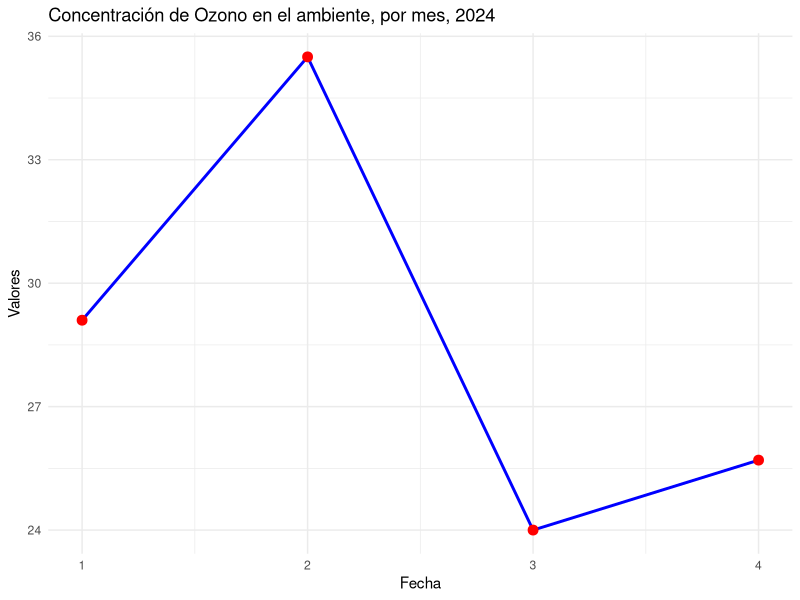
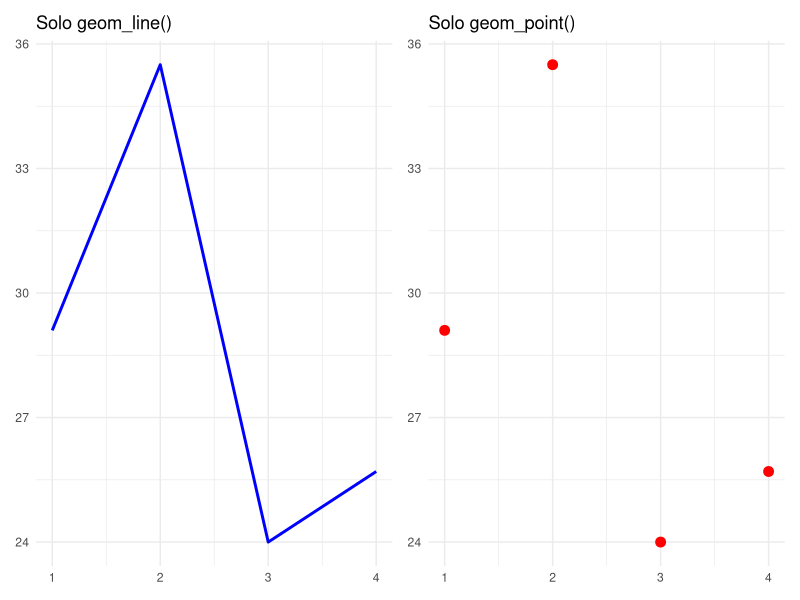
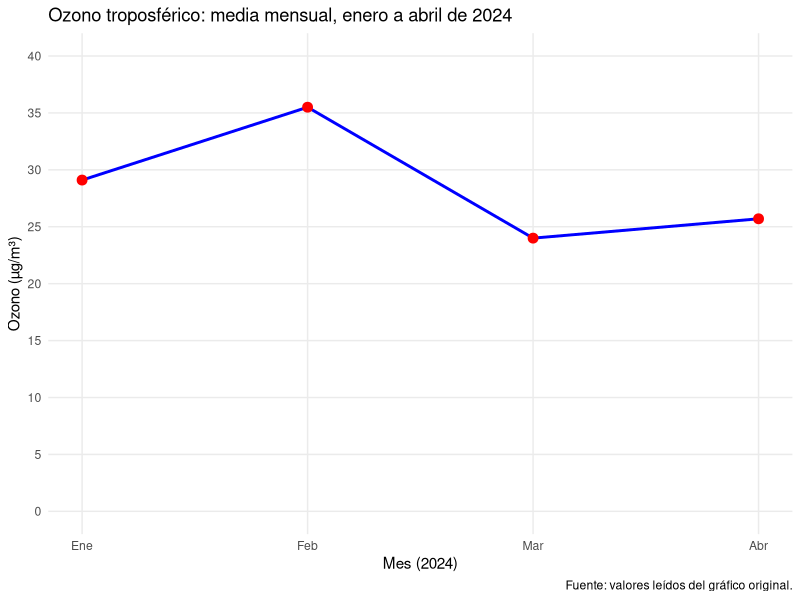

Reproduce these figures in R, in order.
# =============================================================================
# Figuras de la primera parte del teórico "Las partes de un gráfico" (ggplot2)
# Valores de ozono leídos del gráfico original (media mensual, ene–abr 2024).
# Genera: partida.png, geometria.png, corregida.png en clases/clase9/imagenes
# =============================================================================
library(tidyverse)
library(patchwork)

dir.create(here::here("clases/clase9/imagenes"), showWarnings = FALSE, recursive = TRUE)
guardar <- function(p, nombre, ancho = 8, alto = 5) {
  ggsave(here::here("clases/clase9/imagenes", nombre), p,
         width = ancho, height = alto, dpi = 300, bg = "white")
}

ozono_mes <- tibble(
  mes          = 1:4,
  o3_medio_mes = c(29.1, 35.5, 24.0, 25.7)
)

# --- El gráfico del que partimos (código de la clase 7, sección 4.2) ---------
p_partida <- ozono_mes %>%
  ggplot(aes(x = mes, y = o3_medio_mes)) +
  geom_line(color = "blue", linewidth = 1) +
  geom_point(color = "red", size = 3) +
  theme_minimal() +
  labs(title = "Concentración de Ozono en el ambiente, por mes, 2024",
       x = "Fecha", y = "Valores")
guardar(p_partida, "partida.png")

# --- La geometría: dos capas separadas ---------------------------------------
p_linea <- ggplot(ozono_mes, aes(x = mes, y = o3_medio_mes)) +
  geom_line(color = "blue", linewidth = 1) +
  theme_minimal() + labs(title = "Solo geom_line()", x = NULL, y = NULL)
p_puntos <- ggplot(ozono_mes, aes(x = mes, y = o3_medio_mes)) +
  geom_point(color = "red", size = 3) +
  theme_minimal() + labs(title = "Solo geom_point()", x = NULL, y = NULL)
guardar(p_linea | p_puntos, "geometria.png", ancho = 10, alto = 4)

# --- Una versión corregida ---------------------------------------------------
p_corregida <- ozono_mes %>%
  ggplot(aes(x = mes, y = o3_medio_mes)) +
  geom_line(color = "blue", linewidth = 1) +
  geom_point(color = "red", size = 3) +
  scale_x_continuous(breaks = 1:4, labels = c("Ene", "Feb", "Mar", "Abr")) +
  scale_y_continuous(limits = c(0, 40), breaks = seq(0, 40, 5)) +
  theme_minimal() +
  theme(panel.grid.minor = element_blank()) +
  labs(title = "Ozono troposférico: media mensual, enero a abril de 2024",
       x = "Mes (2024)", y = "Ozono (µg/m³)",
       caption = "Fuente: valores leídos del gráfico original.")
guardar(p_corregida, "corregida.png")
